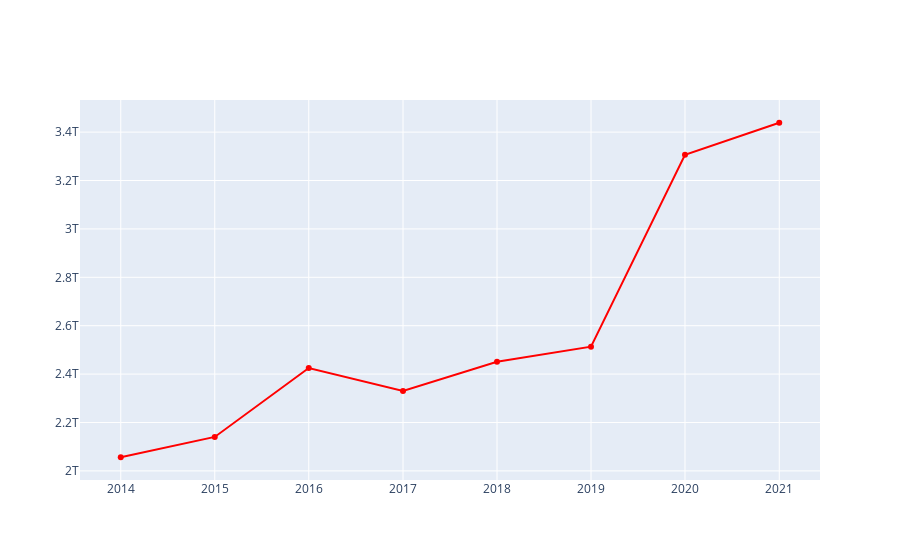

Notebook source saved alongside this figure:
### Code cell
import plotly.graph_objects as go


fig = go.Figure([go.Scatter(x=acumulado_orcamento_anos.index
                            , y=acumulado_orcamento_anos.orcamento_realizado,marker = {'color' : 'red'})])
fig.show()

### Figure 1 — Plotly figure (JSON) as saved in the notebook; plotly's stock layout.template omitted (floating-point values rounded to 4 significant figures)
{"data": [{"marker": {"color": "red"}, "type": "scatter", "x": ["2014-01-01T00:00:00", "2015-01-01T00:00:00", "2016-01-01T00:00:00", "2017-01-01T00:00:00", "2018-01-01T00:00:00", "2019-01-01T00:00:00", "2020-01-01T00:00:00", "2021-01-01T00:00:00"], "y": [2056000000000.0, 2140000000000.0, 2425000000000.0, 2330000000000.0, 2451000000000.0, 2514000000000.0, 3306000000000.0, 3439000000000.0]}], "layout": {}}
